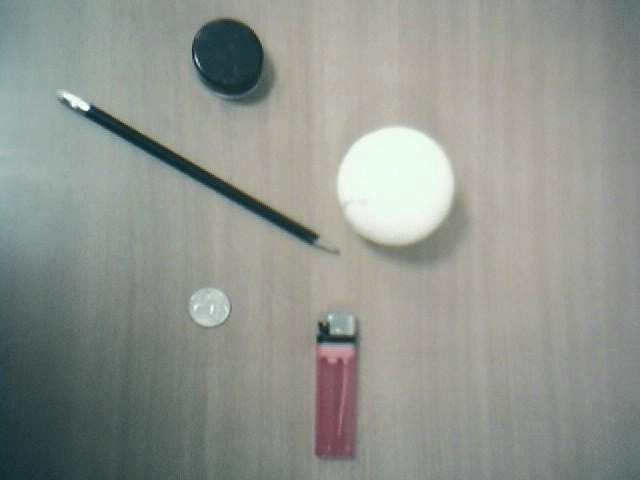
//> input picture stuff.jpg, 640 x 480 px
$ ./example_12-03   (built with g++ and OpenCV 4)
//> lines starting //> are read from the running program, lines starting //| are printed output that depends on the picture; after the words box and inside, x2 and y2 are one past the last pixel; in counts of white or black regions, pixels touching at a corner belong together
// Example 12-3. Using GrabCut for background removal

#include <iostream>
#include <string>
#include <opencv2/opencv.hpp>

using std::cout;
using std::cerr;
using std::endl;

cv::Mat img_preview;
cv::Mat img;
cv::Mat markers;
cv::Mat drawRect;
int x_0 = -1;
int y_0 = -1;
int x_1, y_1;
int drawr = 0;

bool finished;

void displayResult() {
    int rows = img.rows;
    int cols = img.cols;
    cv::Vec3b blackClr(0, 0, 0);
    for (int i = 0; i < rows; ++i) {
        for (int j = 0; j < cols; ++j) {
            if (markers.at<uchar>(i, j) != cv::GC_FGD && markers.at<uchar>(i, j) != cv::GC_PR_FGD) {
                img.at<cv::Vec3b>(i, j) = blackClr;
            }
        }
    }
    cv::imshow("image", img);
    finished = true;
}

static void onMouseClick(int event, int x, int y, int, void *) {
    if (finished) {
        return;
    }

    if (event == cv::EVENT_LBUTTONDOWN && drawr == 0) {
        if (x_0 < 0) {
            x_0 = x;
            y_0 = y;
            cv::ellipse(markers, cv::Point(x, y), cv::Size(1, 1),
                        0, 0, 360, cv::GC_FGD, 3);
            cv::ellipse(drawRect, cv::Point(x, y), cv::Size(1, 1),
                        0, 0, 360, cv::Scalar(0, 0, 255), 3);
            drawr = 1;
        }

        cv::addWeighted(img, 0.7, drawRect, 0.3, 0, img_preview);

        cv::imshow("image", img_preview);
        return;
    }
    if (event == cv::EVENT_LBUTTONUP) {
        drawr = 2;
    }
    if (drawr == 1) { //Just moving
        drawRect.setTo(0);
        cv::rectangle(drawRect, cv::Point(x_0, y_0), cv::Point(x, y), cv::Scalar(0, 0, 255), -1);

        cv::addWeighted(img, 0.7, drawRect, 0.3, 0, img_preview);
        x_1 = x;
        y_1 = y;
        cv::imshow("image", img_preview);
        return;
    }

    if (drawr == 2) {
        cv::Mat bg;
        cv::Mat fg;
        cv::rectangle(markers, cv::Point(x_0, y_0), cv::Point(x_1, y_1), cv::GC_PR_FGD, -1);
        cv::grabCut(img, markers, cv::Rect(0, 0, img.cols - 1, img.rows - 1),
                    bg, fg, 5, cv::GC_EVAL);
        displayResult();
        return;
    }
}

int main() {

    img = cv::imread("../stuff.jpg", CV_LOAD_IMAGE_COLOR);
//> img is the input picture: 480 rows x 640 cols, CV_8UC3; mean B, G, R 143.1, 148.5, 144.4
    if (img.channels() != 3) {
        cerr << "Input image should have 3 channels" << endl;
        exit(1);
    }

    markers = cv::Mat(img.size(), CV_8UC1);
    markers.setTo(cv::GC_PR_BGD);

    img_preview = img.clone();
    drawRect = img.clone();

    finished = false;

    cv::namedWindow("image", cv::WINDOW_AUTOSIZE);
    cv::setMouseCallback("image", onMouseClick, 0);

    cv::imshow("image", img_preview);

    cv::waitKey(0);
//> the left mouse button is pressed and released at (160, 120)
//> in onMouseClick, `cv::ellipse(markers, cv::Point(x, y), cv::Size(1, 1), 0, 0, 360, cv::G..`:
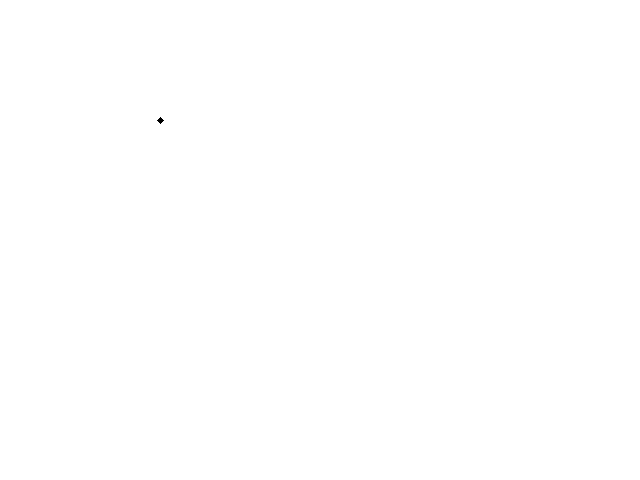
//> markers: 480 rows x 640 cols, CV_8UC1; values 1 (black) and 2 (white), 100% white; 1 black region, box (x1, y1, x2, y2) and area: (157, 117, 164, 124) 25
//> in onMouseClick, `cv::ellipse(drawRect, cv::Point(x, y), cv::Size(1, 1), 0, 0, 360, cv::..`: drawRect: 480 rows x 640 cols, CV_8UC3; 25 pixels changed, all inside (x1, y1, x2, y2) = (157, 117, 164, 124)
//> call 2 of onMouseClick, with event = 4, x = 160, y = 120
//> in onMouseClick (call 2), `cv::rectangle(markers, cv::Point(x_0, y_0), cv::Point(x_1, y_1), cv::G..`:
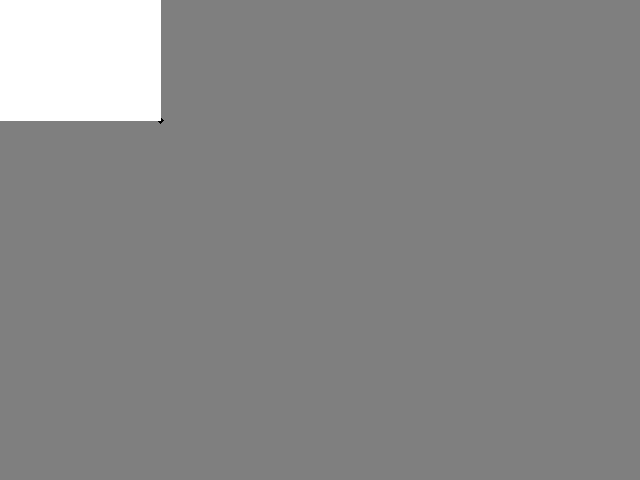
//> markers: 480 rows x 640 cols, CV_8UC1; 6.34% of pixels changed, all inside (x1, y1, x2, y2) = (0, 0, 161, 121); drawn with min black and max white
//> in onMouseClick (call 2), `cv::grabCut(img, markers, cv::Rect(0, 0, img.cols - 1, img.rows - 1), ..`:
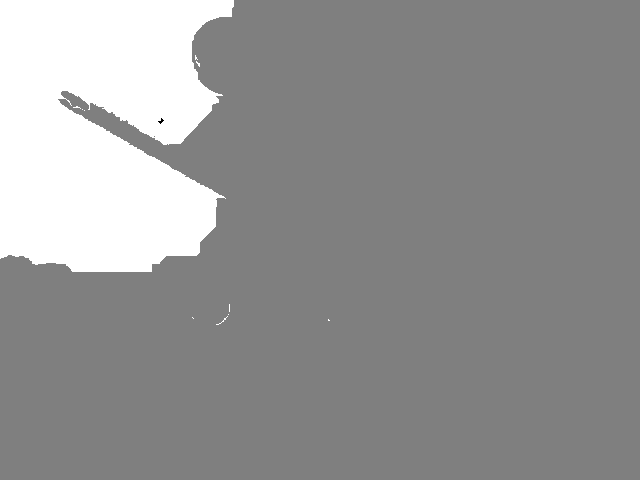
//> markers: 480 rows x 640 cols, CV_8UC1; 10.9% of pixels changed, all inside (x1, y1, x2, y2) = (0, 0, 330, 325); drawn with min black and max white
//> in onMouseClick (call 2), `cv::grabCut(img, markers, cv::Rect(0, 0, img.cols - 1, img.rows - 1), ..`: bg = 65 values, max 1840.6 at index 28, min 0 at index 1, mean 214.9; fg = 65 values, max 159.6 at index 6, min 0 at index 1, mean 17.74
//> after the loop in displayResult, `for (int i = 0; i < rows; ++i)`:
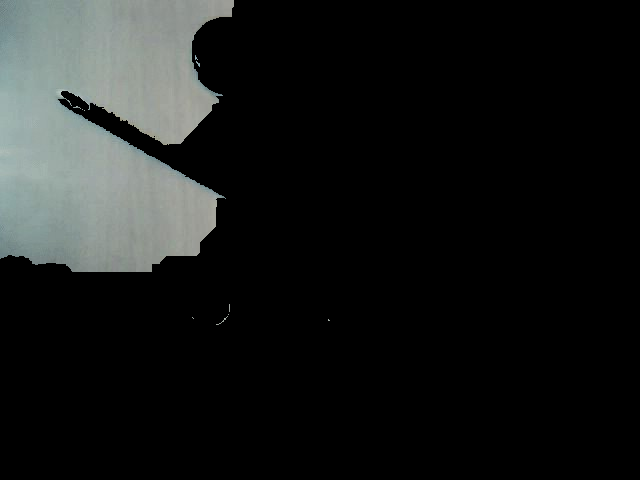
//> img: 480 rows x 640 cols, CV_8UC3; mean B, G, R 25.9, 26.7, 24.7
//> the left mouse button is pressed and released at (480, 120)
//> the left mouse button is pressed and released at (480, 360)
//> the left mouse button is pressed and released at (160, 360)

    return 0;
}

$ run again, with HandIndoorColor.jpg copied over stuff.jpg
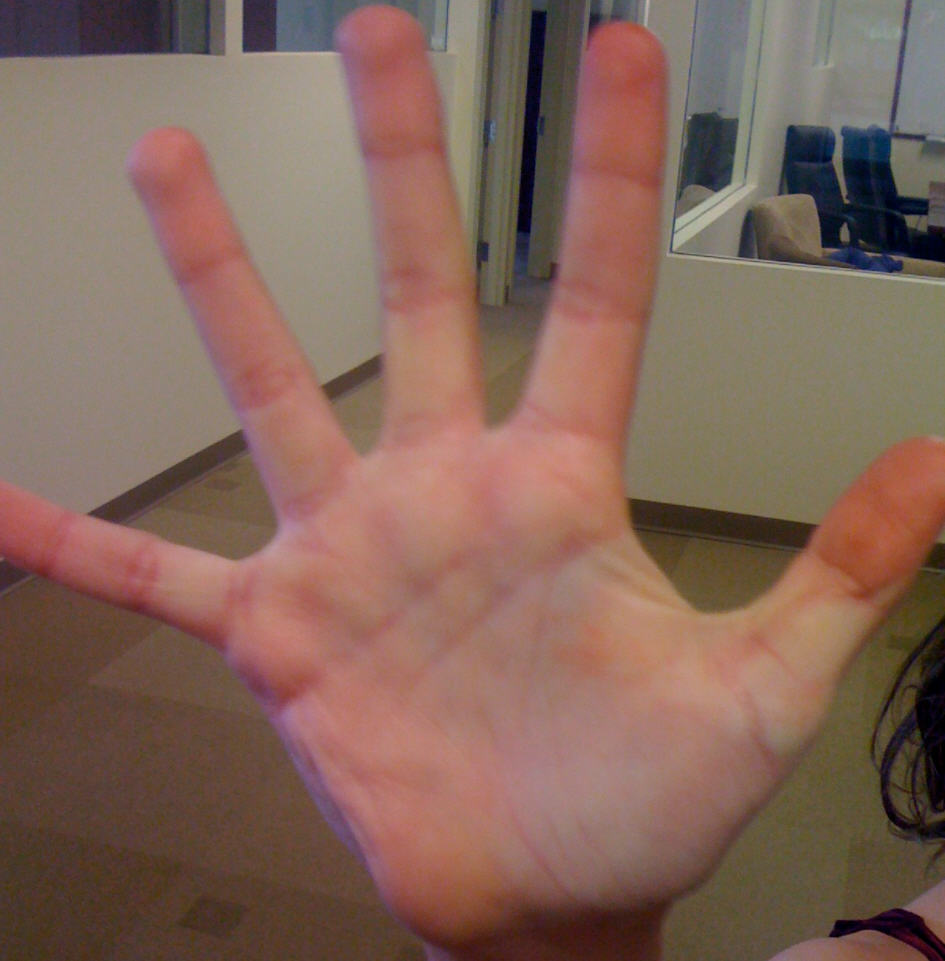
//> input picture HandIndoorColor.jpg, 945 x 961 px
//> img is the input picture: 961 rows x 945 cols, CV_8UC3; mean B, G, R 89.5, 101.6, 131.2
//> drawRect: 961 rows x 945 cols, CV_8UC3; 25 pixels changed, all inside (x1, y1, x2, y2) = (233, 237, 240, 244)
//> in onMouseClick (call 2), `cv::grabCut(img, markers, cv::Rect(0, 0, img.cols - 1, img.rows - 1), ..`:
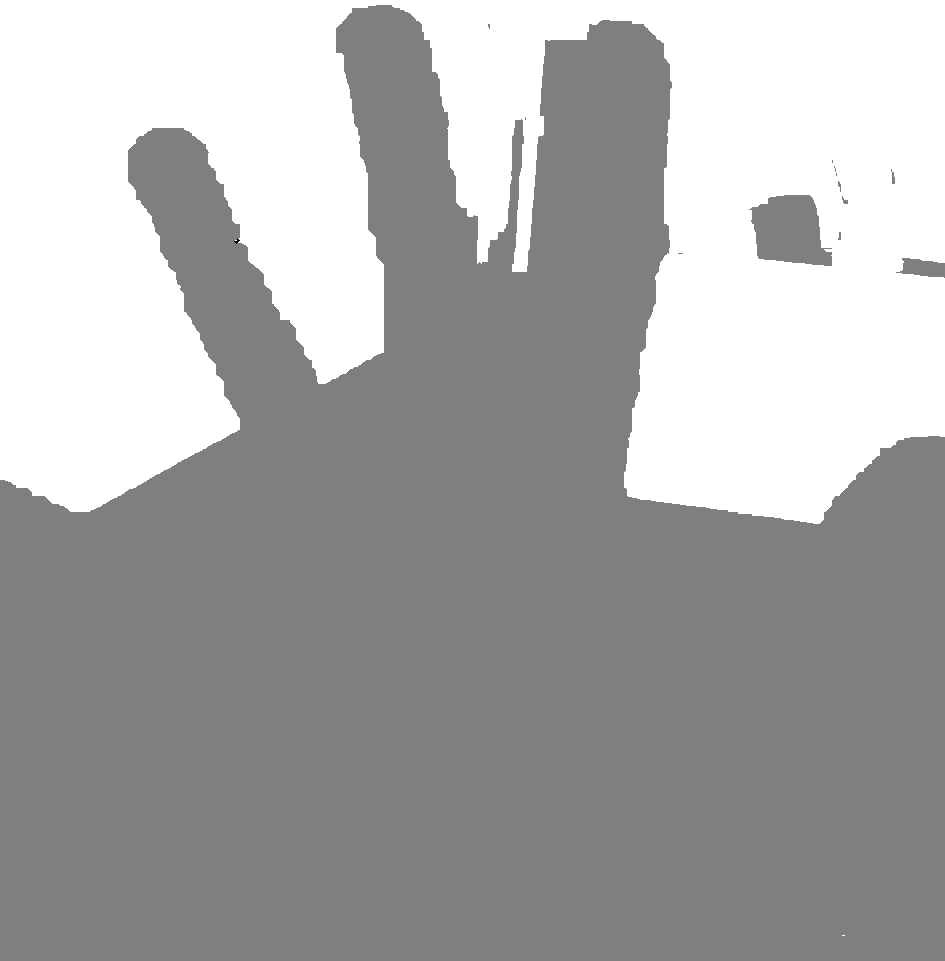
//> markers: 961 rows x 945 cols, CV_8UC1; min 1, max 3, mean 2.34; drawn with min black and max white
//> bg = 65 values, max 1681.3 at index 28, min 0 at index 1, mean 142.7; fg = 65 values, max 1614.6 at index 28, min 0 at index 1, mean 164.5
//> after the loop in displayResult, `for (int i = 0; i < rows; ++i)`:
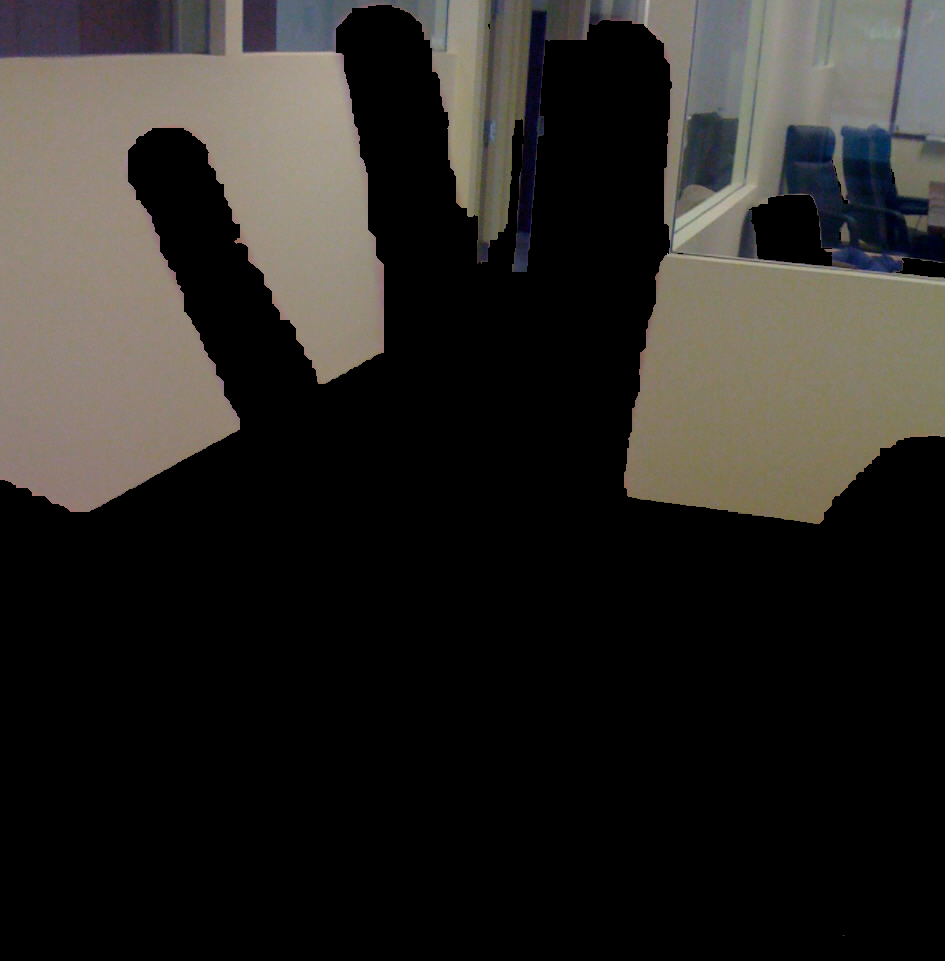
//> img: 961 rows x 945 cols, CV_8UC3; mean B, G, R 36.2, 39.6, 41.9

$ run again, with HandOutdoorColor.jpg copied over stuff.jpg
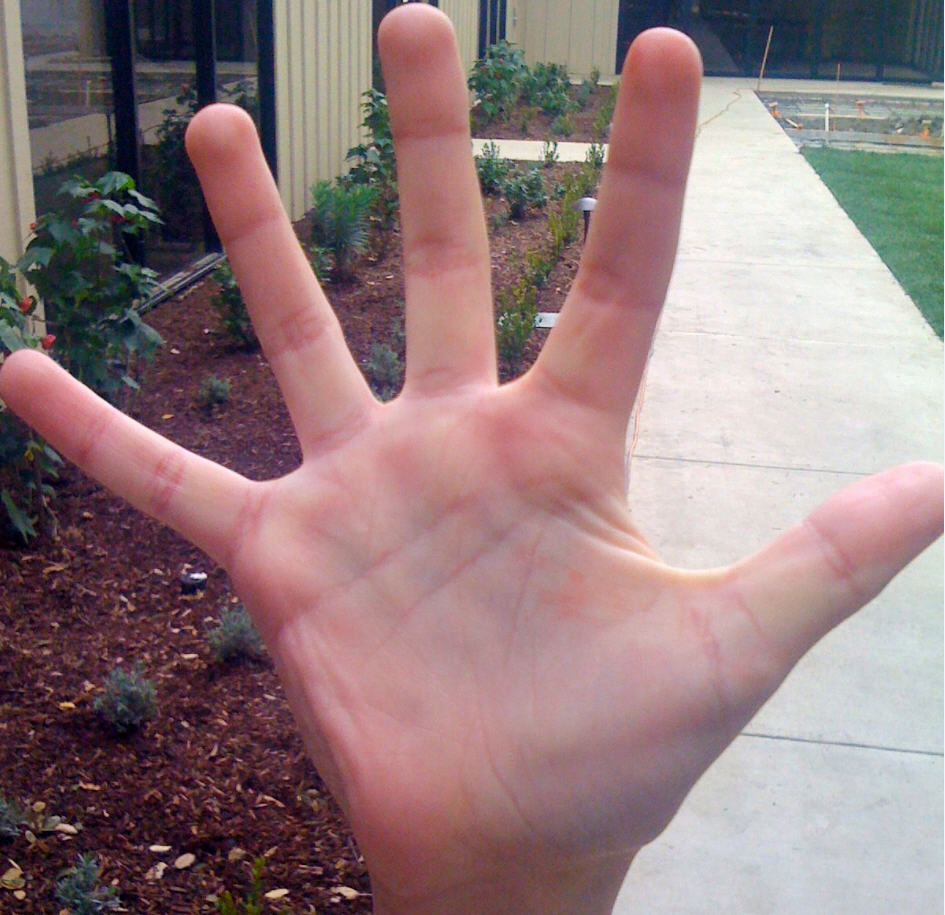
//> input picture HandOutdoorColor.jpg, 945 x 915 px
//> img is the input picture: 915 rows x 945 cols, CV_8UC3; mean B, G, R 125.6, 123.8, 146.8
//> drawRect: 915 rows x 945 cols, CV_8UC3; 25 pixels changed, all inside (x1, y1, x2, y2) = (233, 225, 240, 232)
//> in onMouseClick (call 2), `cv::grabCut(img, markers, cv::Rect(0, 0, img.cols - 1, img.rows - 1), ..`:
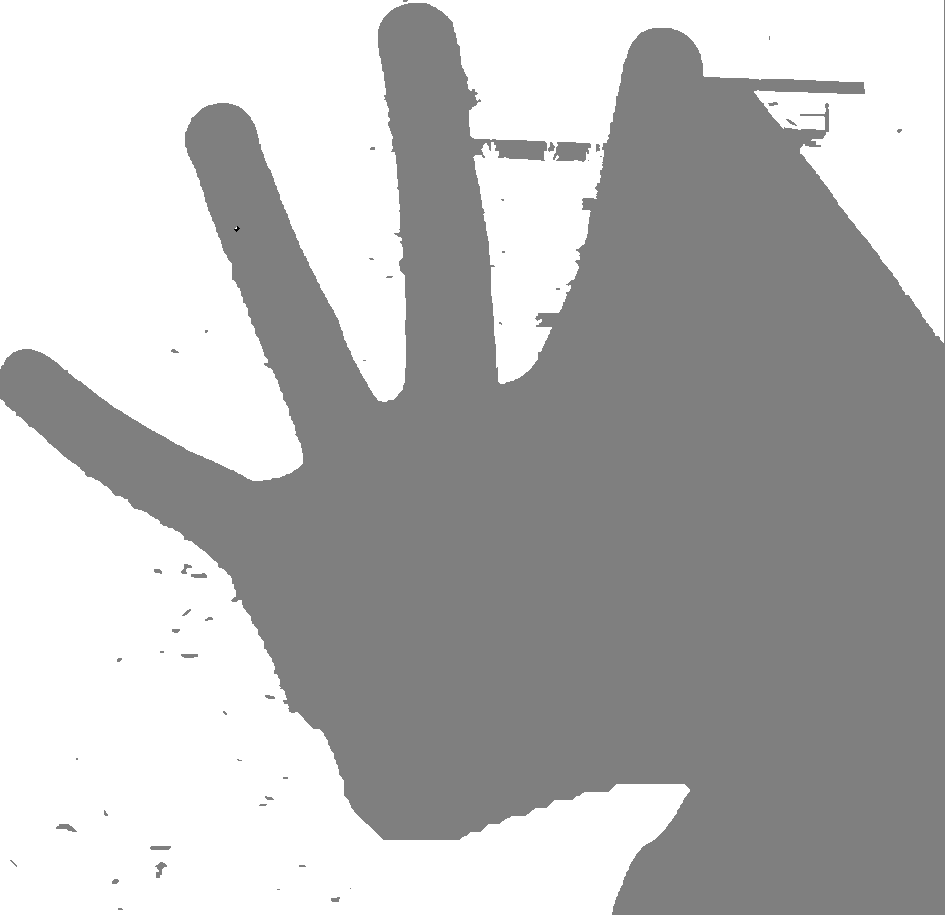
//> markers: 915 rows x 945 cols, CV_8UC1; min 1, max 3, mean 2.44; drawn with min black and max white
//> bg = 65 values, max 2401.5 at index 24, min 0 at index 1, mean 240.6; fg = 65 values, max 2062.9 at index 24, min 0 at index 1, mean 225.2
//> after the loop in displayResult, `for (int i = 0; i < rows; ++i)`:
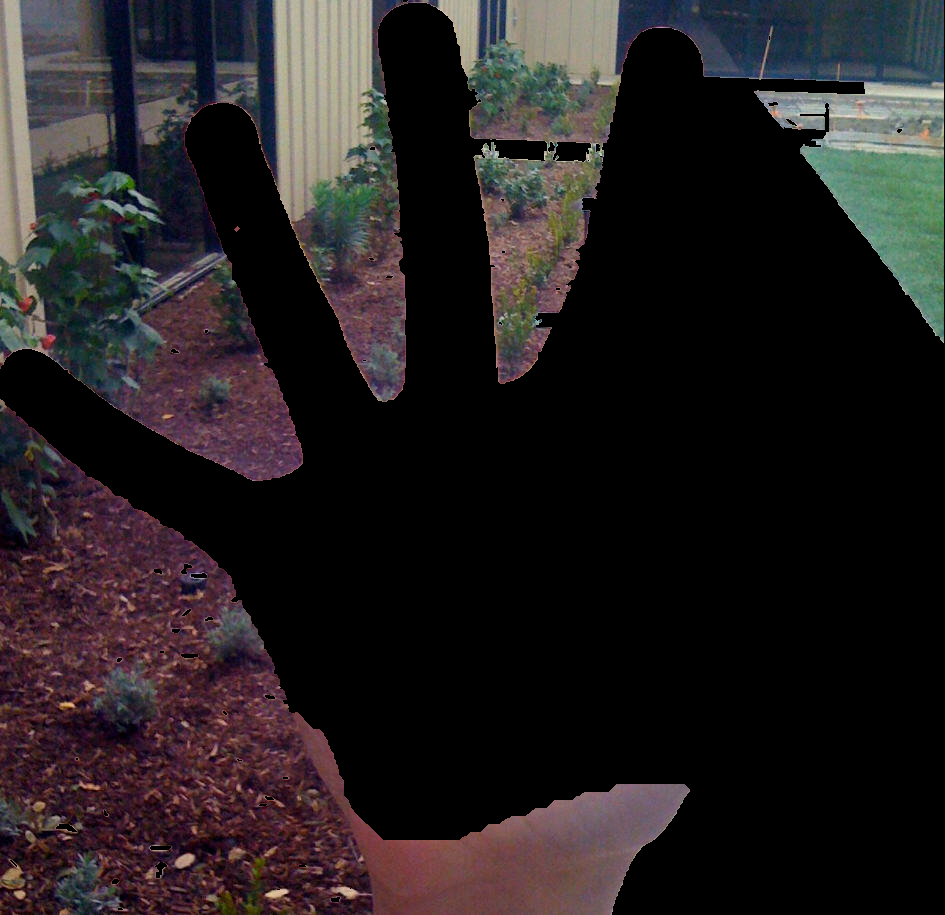
//> img: 915 rows x 945 cols, CV_8UC3; mean B, G, R 32.7, 31.4, 36.4
